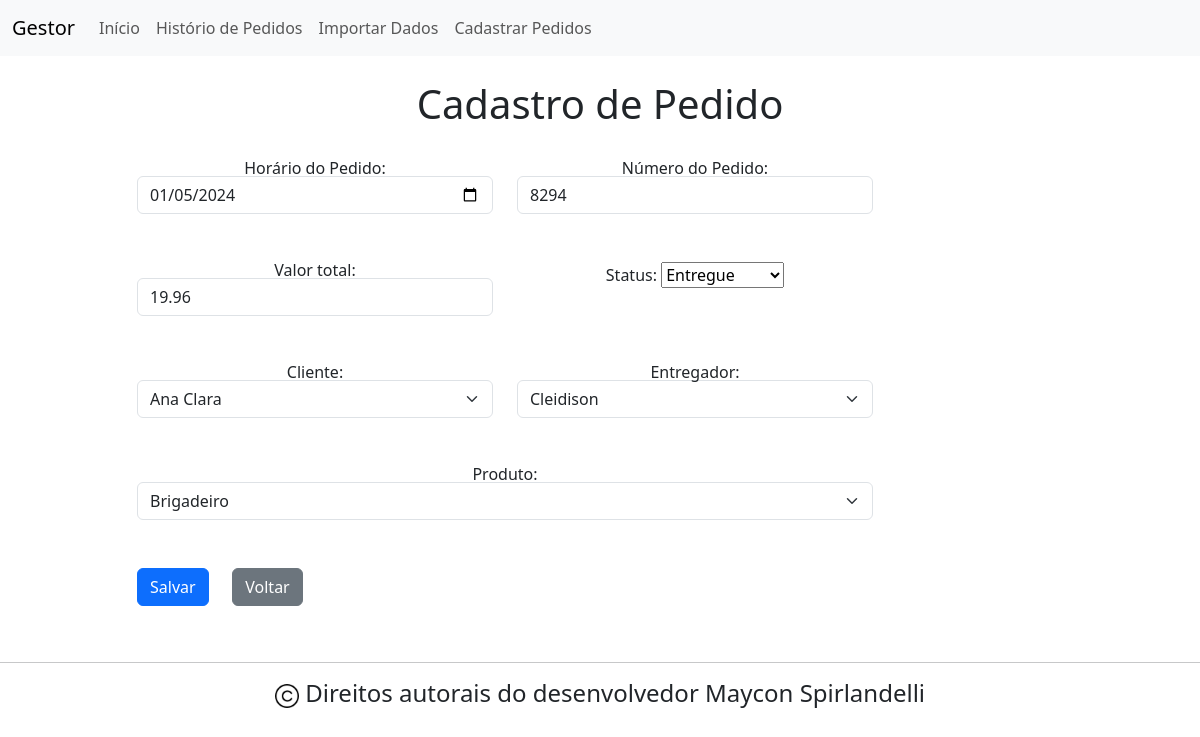
Screenshot of /gestor/pedido_update/2/ with the database file from the repository.
### gestor/models.py (models this page shows, shortened)
class pedido(models.Model):
    STATUS_CHOICES = [
        ('ACE', 'Em Aceitação'),
        ('PRE', 'Em Preparo'),
        ('PRT', 'Pronto'),
        ('ENV', 'Enviado'),
        ('ENT', 'Entregue'),
        ('CAN', 'Cancelado'),
    ]
    produto = models.ForeignKey(Produto, on_delete=models.CASCADE, default=1)  # Chave estrangeira do Produto
    entregador = models.ForeignKey(Entregador, on_delete=models.CASCADE, default=1)  # Chave estrangeira do Entregador
    cliente = models.ForeignKey(Cliente, on_delete=models.CASCADE, default=1)  # Chave estrangeira do cliente
    numeroPedido = models.CharField(max_length=50, null=False, blank=False, verbose_name='Número do Pedido')
    horarioDataPedido = models.DateField(null=True, blank=True, verbose_name='Horário do Pedido')  # Horário e data do pedido
    valorTotal = models.DecimalField(max_digits=10, decimal_places=2,null=False, blank=False, verbose_name='Valor total')  # Valor total em reais
    status = models.CharField(
        max_length=3,  # Tamanho máximo da string baseado nos códigos (e.g., "ACE", "PRE")
        choices=STATUS_CHOICES,  # Lista de opções
        default='ACE',  # Valor padrão
        )
    class Meta:
        ordering = ['-horarioDataPedido']

### gestor/views.py (the view, shortened to what this page needs)
# urls.py: path("pedido_update/<int:pk>/", views.pedido_update.as_view(), name="pedido_update"),
class pedido_update(UpdateView):
    model = pedido
    form_class = PedidoForm
    template_name = "gestor/pedido_form.html"  # Nome do template

### gestor/forms.py
class PedidoForm(forms.ModelForm):
    class Meta:
        model = pedido
        fields = [
            "produto",
            "horarioDataPedido",
            "numeroPedido",
            "valorTotal",
            "status",
            "entregador",
            "cliente",
        ]  # Adicione os campos que você deseja no formulário
        widgets = {
            "entregador": forms.Select(
                attrs={"class": "form-select"}
            ),  # Classe Bootstrap para estilizar
            "produto": forms.Select(attrs={"class": "form-select"}),
            "cliente": forms.Select(attrs={"class": "form-select"}),
            "numeroPedido": forms.TextInput(attrs={"class": "form-control"}),
            "horarioDataPedido": forms.DateInput(attrs={"type": "date", "class": "form-control", "placeholder": "DD/MM/YYYY"}),
            "valorTotal": forms.TextInput(attrs={"class": "form-control"}),
        }

### gestor/models.py (called while the page is built)
    def __str__(self):
        return self.nome  # Representação legível do cliente

    def __str__(self):
        return self.nome

    def __str__(self):
        return self.nome

### gestor/templates/gestor/pedido_form.html (shortened to what this page needs)
{% extends 'base.html' %}
{% block subtitulo %} Cadastro de Pedido {% endblock %}
{% block corpo %}
    <center>
      <div class="container">
        <div class="col-md-12 col-sm-12 col-xs-12">
            <form method="POST" enctype="multipart/form-data">
              <div class="col-md-12 col-sm-12 col-xs-12">
                <div class="row" style="line-height: 1;">
                  <div class="col-md-1 col-sm-1 col-xs-1"></div>
                  <div class="col-md-4 col-sm-4 col-xs-4">
                    {{ form.horarioDataPedido.label_tag }}
                    {{ form.horarioDataPedido }}
                  </div>
                  <div class="col-md-4 col-sm-4 col-xs-4">
                    {{ form.numeroPedido.label_tag }}
                    {{ form.numeroPedido }}
                  </div>
                </div>
                <br><br>
                <div class="row" style="line-height: 1;">
                  <div class="col-md-1 col-sm-1 col-xs-1"></div>
                  <div class="col-md-4 col-sm-4 col-xs-4">
                    {{ form.valorTotal.label_tag  }}
                    {{ form.valorTotal  }}
                  </div>
                  <div class="col-md-4 col-sm-4 col-xs-4">
                    {{  form.status.label_tag }}
                    {{  form.status }}
                  </div>
                </div>
                <br><br>
                <div class="row" style="line-height: 1;">
                  <div class="col-md-1 col-sm-1 col-xs-1"></div>
                  <div class="col-md-4 col-sm-4 col-xs-4">
                    {{  form.cliente.label_tag }}
                    {{  form.cliente }}
                  </div>
                  <div class="col-md-4 col-sm-4 col-xs-4">
                    {{ form.entregador.label_tag }}
                    {{ form.entregador }}
                  </div>
                </div>
                <br><br>
                <div class="row" style="line-height: 1;">
                  <div class="col-md-1 col-sm-1 col-xs-1"></div>
                  <div class="col-md-8 col-sm-12 col-xs-12">
                    {{ form.produto.label_tag }}
                    {{ form.produto }}
                  </div>
                </div>
                <br><br>
                <div class="row" style="line-height: 1;">
                  <div class="col-md-1 col-sm-1 col-xs-1">
                    <br /><br />
                  </div>
                  <div class="col-md-1 col-sm-1 col-xs-1">
                    <button type="submit" class="btn btn-primary">Salvar</button>
                  </div>
                  <div class="col-md-1 col-sm-1 col-xs-1">
                    <a href="{% url 'pedido_list' %}" class="btn btn-secondary">Voltar</a>
                  </div>
                </div>
              </div>
            </form>
        </div>
      </div>
    </center>
{% endblock %}

### rows the page displays
pedido: horarioDataPedido "01/05/2024", numeroPedido "8294", valorTotal "19.96", status "Entregue", cliente "Ana Clara", entregador "Cleidison", produto "Brigadeiro"
